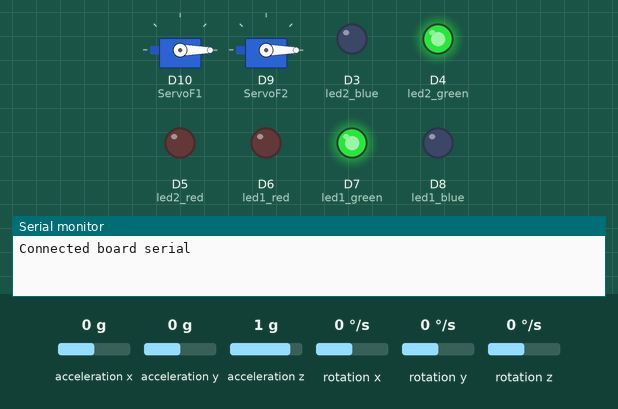
Bench run of a sketch on a simulated Arduino Nano 33 BLE. On the bench: 2 × servo, output pins drawn as LEDs (lit = HIGH), the last lines printed to the serial monitor. Inputs (shaded band) come from the test bench; at power-on: acceleration x 0 g, acceleration y 0 g, acceleration z 1 g, rotation x 0 °/s, rotation y 0 °/s, rotation z 0 °/s.

Above: at 0.1 s.
At 10.1 s:
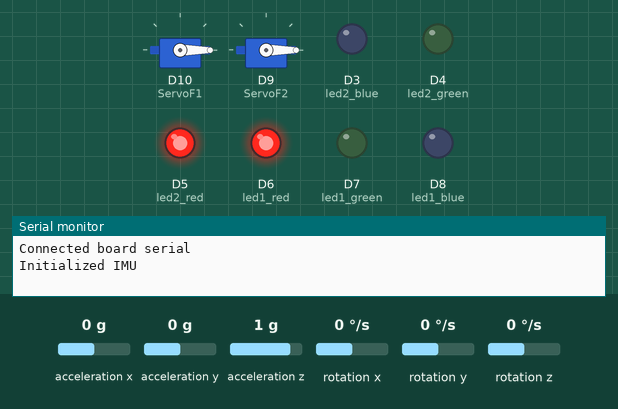
At 11.6 s:
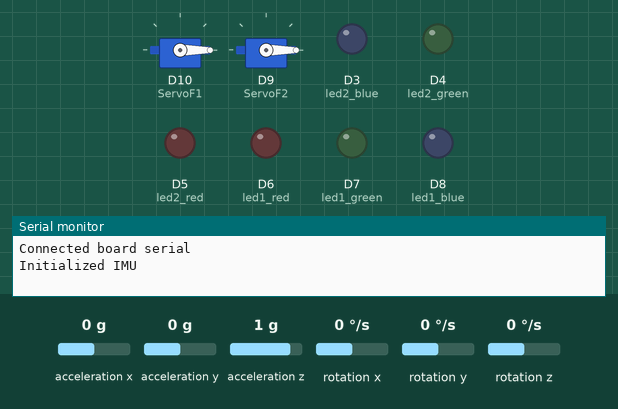
At 13.1 s:
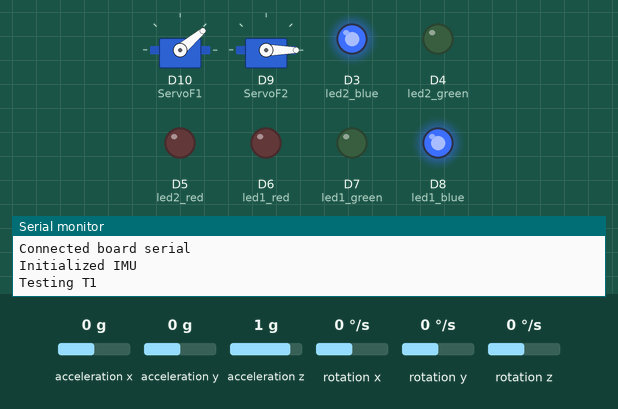
At 15.1 s:
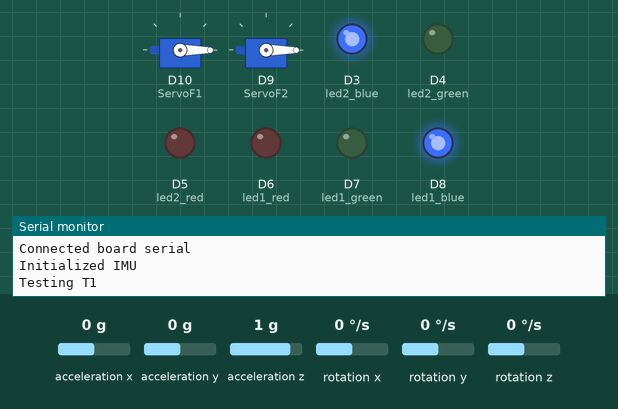
At 20.1 s:
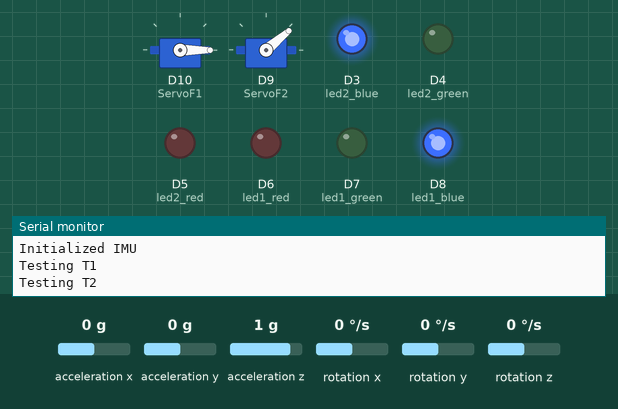
Timing chart, 0 to 23.6 s (numbered marks = the images above):
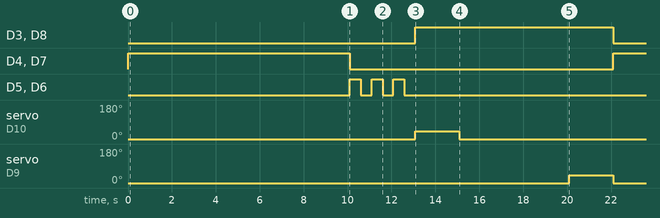

The sketch:

ONLYFANSWorkingRocketCode2024.ino
```cpp
#include "Arduino_BMI270_BMM150.h"
#include <Servo.h>

//Dev timesavers
const bool DO_INIT = false;
const bool DO_FAN_TEST = true;

//Logging settings
//TEMP: Remember to enable logging for real flights
const bool DO_LOGGING = true;
//writable buffer for log writing
String logmsg = "";

//Flight ID, written to log TEMP (Remember to change)
String flightID = "ET6";


//Gyro settings
float lowpass = 0.6;
float apogeeTilt = 88; //Angle to consider apogee. X and Z axis both.
float angx, angy, angz;
float gyrox, gyroy, gyroz;

//Acceleration settings
float ax, ay, az;

//LED settings
const String RED = "red";
const String BLUE = "blue";
const String GREEN = "green";
const String OFF = "off";

//Rocket States
bool launched = false;
bool apogee = false;
int stage = 0;
long boostTimer = 0;

//Servo settings
Servo ServoF1;  // create servo object T1
Servo ServoF2;  // create servo object T2

//165 for full power, from testing
int fanFullPower = 165;
//Power to use for fan tests
int fanTestPower = 40;

//Boost
//Boost phase duration in seconds
//Here it's 15 seconds to keep the fans at max for the whole flight
int boostTime = 15;

void setup() {
  ServoF1.attach(10);  // attaches the servo on pin 10 to the servo object for T1
  ServoF2.attach(9);  // attaches the servo on pin 9 to the servo object for T2
  //For ESC, servos must be immediatly be sent 0 signal
  ServoF1.write(long(0));
  ServoF2.write(long(0));

  //LED setup
  pinMode(6, OUTPUT);//led1 red
  pinMode(7, OUTPUT);//led1 green
  pinMode(8, OUTPUT);//led1 blue
  pinMode(5, OUTPUT);//led2 red
  pinMode(4, OUTPUT);//led2 green
  pinMode(3, OUTPUT);//led2 blue

  setLEDs(OFF);
  //Green to show that boot was succesful
  setLEDs(GREEN);

  //Debugging serial setup
  Serial.begin(9600);
  Serial.println("Connected board serial");

  //Data Logging serial setup
  Serial1.begin(9600); //open uart for openlog
  //Serial1.println("XYZ order for sensor data. By category: milliseconds - gyro angle - acceleration - logmessages ");
  Serial1.println("flight ID: " + flightID);
  Serial1.println("XYZ order for angle and acceleration");
  Serial1.println("BootTime (ms),Angle X,Angle Y,Angle Z,Acceleration X,Acceleration Y,Acceleration Z,Log messages");

  //IMU setup
  IMU.begin();
  delay(3000);
  Serial.println("Initialized IMU");

  //Motors must be intialized with 0
  //(Legacy code. Theoretically not a problem because of ESC initilization, but kept just in case)
  ServoF1.write(long(0));
  ServoF2.write(long(0));
}

void loop() {
  //APPEND events to logmsg. start each with a comma for separation.
  logmsg = "";

  IMU.readAcceleration(ax, ay, az);
  ay = -ay; //correct y-axis sign

  //IMPORTANT: Must always update tilt
  updateTilt();

  /* BEGIN Stage Switch */
  switch (stage){
    case 0:
      // STAGE 0:Fan tests

      //Fan test
      if (DO_FAN_TEST){

        logmsg+= ",starting fantest";

        //Waits 7 seconds before starting fan test
        delay(7000);

        //Warning lights
        setLEDs(RED);
        delay(500);
        setLEDs(OFF);
        delay(500);

        setLEDs(RED);
        delay(500);
        setLEDs(OFF);
        delay(500);

        setLEDs(RED);
        delay(500);
        setLEDs(OFF);
        delay(500);

        setLEDs(BLUE);

        //T1
        Serial.println("Testing T1");
        ServoF1.write(fanTestPower);
        delay(2000);
        ServoF1.write(0);

        delay(5000);

        //T2
        Serial.println("Testing T2");
        ServoF2.write(fanTestPower);
        delay(2000);
        ServoF2.write(0);

        setLEDs(OFF);

      }

      //Setup stage done
      stage = 1;
      Serial.println("Stage 1 entered");

      break;
    case 1:
      //STAGE 1: Detect launch -> Turbine boost assist

      //Green to show primed for launch
      setLEDs(GREEN);

      //Launch detect -> boost phase
      // !launched to prevent multiple launch detections
      if((ay > 2) && !launched){

        Serial.println(ay);
        setLEDs(RED);

        launched = true;
        Serial.println("Launch detected! Yeehaw cowpokes");
        logmsg += ",Launch detected! Yeehaw cowpokes";

        //Starts 4 second boost
        ServoF1.write(fanFullPower);
        ServoF2.write(fanFullPower);

        //4 second timer start
        if (boostTimer == 0){
          boostTimer = millis();
        }

      }

      //4 second timer check
      //Not using delay() so we can continue updating tilt
      if((millis() - boostTimer >= (boostTime * 1000)) && launched){

          //If doing a jerk test send the rocket to stage 3 instead (TEMP)
          stage = 2;

          logmsg += "Boost over";
          setLEDs(RED);
          setLEDs(OFF);
          setLEDs(BLUE);
          setLEDs(OFF);
        }
      break;
    case 2:
      //STAGE 2: microgravity throttling and apogee detection
      Serial.println(ay);
      //Throttling
      if(ay > 0.1){
        ServoF1.write(long(0));
        ServoF2.write(long(0));
        setLEDs(GREEN);
        logmsg += "Boost 0";
      }
      if(ay < -0.1){
        ServoF1.write(long(fanFullPower));
        ServoF2.write(long(fanFullPower));
        setLEDs(RED);
        logmsg += "Boost full " + String(fanFullPower);
      }

      //Apogee detection
      //Currently mostly disabled, not needed with ZWT ESCs

      if((abs(angz)>apogeeTilt) || abs(angx)>apogeeTilt){
        /*
        apogee = true;
        stage = 3;
        ServoF1.write(long(0));
        ServoF2.write(long(0));
        */
        setLEDs(BLUE);
        logmsg += ",apogee detected";
      }

      break;
    case 3:
      Serial.println("Stage 3");
      // STAGE 3: post apogee and recovery

      break;


    }
  /* ENDStage Switch */


  //Writes log to datacards evey loop
  if(DO_LOGGING){
    updateLog(logmsg);
  }

}

//Tilt updating function
//MUST BE DONE CONSTANTLY, OR ANGLES WILL NOT BE ACCURATE
void updateTilt(){
  IMU.readGyroscope(gyrox, gyroy, gyroz);
    //Angles are updated as integral of angular speed from gyro
    //divisor 94 from testing

    //X gryo
    if(abs(gyrox)<lowpass){
      gyrox=0;
    }
    angx = angx +gyrox/94;

    //Y gyro
    //not currently used, but here for data. (spin of rocket)
    if(abs(gyroy)<lowpass){
      gyroy=0;
    }
    angy = angy +gyroy/94;

    //Z gryo
    if(abs(gyroz)<lowpass){
      gyroz=0;
    }
    angz = angz +gyroz/94;
}

void setLEDs(String color) {
  digitalWrite(6, LOW); //led1 red
  digitalWrite(7, LOW); //led1 green
  digitalWrite(8, LOW); //led1 blue
  digitalWrite(5, LOW); //led2 red
  digitalWrite(4, LOW); //led2 green
  digitalWrite(3, LOW); //led2 blue

  if (color == RED) {
    digitalWrite(6, HIGH);
    digitalWrite(5, HIGH);
  } else if (color == GREEN) {
    digitalWrite(7, HIGH);
    digitalWrite(4, HIGH);
  } else if (color == BLUE) {
    digitalWrite(8, HIGH);
    digitalWrite(3, HIGH);
  }
}

//Simple log updater
//Pass empty string for msg if nothing extra to log
void updateLog(String msg){
  unsigned long ms = millis();
  Serial1.print(ms);
  Serial1.print(",");

  //Angles
  //Serial1.print("\t\t\t ");

  Serial1.print(angx);
  Serial1.print(",");
  Serial1.print(angy);
  Serial1.print(",");
  Serial1.print(angz);
  Serial1.print(",");

  //Accelerations
  //Serial1.print("\t\t\t ");
  Serial1.print(ax);
  Serial1.print(",");
  Serial1.print(ay);
  Serial1.print(",");
  Serial1.print(az);

  //Adds msg to line
  if(msg != ""){
    Serial1.print(",");
    //Serial1.print("\t\t\t ");
    Serial1.print(msg);
  }
  Serial1.print("\n");
}
```

Measured:
- by itself, D3 (led2_blue), D8 (led1_blue): LOW → HIGH at 13.1 s, → LOW 9.0 s later
- by itself, D4 (led2_green), D7 (led1_green): HIGH → LOW at 10.1 s, → HIGH 12.0 s later
- by itself, servo on D10 (ServoF1): 0° → 40° at 13.1 s, → 0° 2.0 s later
- by itself, servo on D9 (ServoF2): 0° → 40° at 20.1 s, → 0° 2.0 s later
- by itself, D5 (led2_red), D6 (led1_red): LOW → HIGH at 10.1 s, → LOW 0.50 s later, → HIGH 0.50 s later, → LOW 0.50 s later, … (6 changes in this stretch)
